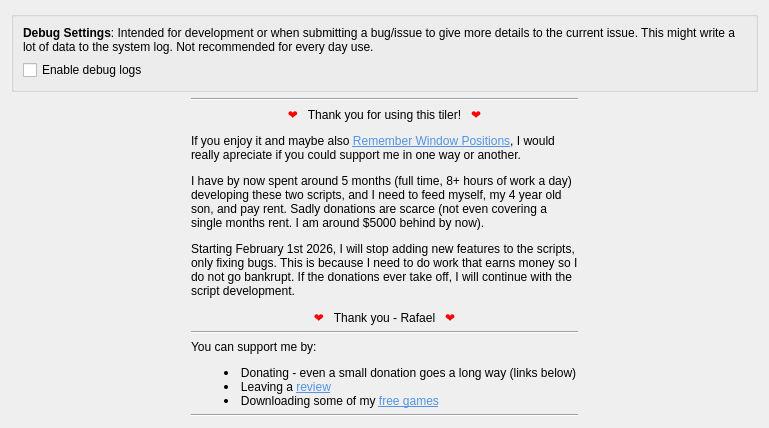
     <widget class="QWidget" name="tab_debug">
      <attribute name="icon">
       <iconset theme="applications-development"/>
      </attribute>
      <attribute name="title">
       <string>Other</string>
      </attribute>
      <layout class="QVBoxLayout" name="verticalLayout_3">
       <item>
        <widget class="QGroupBox" name="groupBox_debug">
         <property name="title">
          <string/>
         </property>
         <layout class="QVBoxLayout" name="verticalLayout_4">
          <item>
           <widget class="QLabel" name="label">
            <property name="text">
             <string>&lt;html&gt;&lt;head/&gt;&lt;body&gt;&lt;p&gt;&lt;span style=&quot; font-weight:700;&quot;&gt;Debug Settings&lt;/span&gt;: Intended for development or when submitting a bug/issue to give more details to the current issue. This might write a lot of data to the system log. Not recommended for every day use.&lt;/p&gt;&lt;/body&gt;&lt;/html&gt;</string>
            </property>
            <property name="wordWrap">
             <bool>true</bool>
            </property>
           </widget>
          </item>
          <item>
           <widget class="QCheckBox" name="kcfg_debugLogs">
            <property name="text">
             <string>Enable debug logs</string>
            </property>
           </widget>
          </item>
         </layout>
        </widget>
       </item>
       <item>
        <spacer name="verticalSpacer_3">
         <property name="orientation">
          <enum>Qt::Orientation::Vertical</enum>
         </property>
         <property name="sizeType">
          <enum>QSizePolicy::Policy::Expanding</enum>
         </property>
         <property name="sizeHint" stdset="0">
          <size>
           <width>0</width>
           <height>0</height>
          </size>
         </property>
        </spacer>
       </item>
       <item>
        <layout class="QHBoxLayout" name="horizontalLayout_2">
         <item>
          <spacer name="horizontalSpacer">
           <property name="orientation">
            <enum>Qt::Orientation::Horizontal</enum>
           </property>
           <property name="sizeType">
            <enum>QSizePolicy::Policy::Minimum</enum>
           </property>
           <property name="sizeHint" stdset="0">
            <size>
             <width>180</width>
             <height>20</height>
            </size>
           </property>
          </spacer>
         </item>
         <item>
          <layout class="QVBoxLayout" name="verticalLayout_21">
           <item>
            <widget class="Line" name="line_13">
             <property name="orientation">
              <enum>Qt::Orientation::Horizontal</enum>
             </property>
            </widget>
           </item>
           <item>
            <widget class="QLabel" name="label_63">
             <property name="sizePolicy">
              <sizepolicy hsizetype="MinimumExpanding" vsizetype="Minimum">
               <horstretch>0</horstretch>
               <verstretch>0</verstretch>
              </sizepolicy>
             </property>
             <property name="text">
              <string>&lt;html&gt;&lt;head/&gt;&lt;body&gt;&lt;p align=&quot;center&quot;&gt;&lt;span style=&quot; font-weight:700; color:#ff0000;&quot;&gt;❤   &lt;/span&gt;Thank you for using this tiler!&lt;span style=&quot; font-weight:700; color:#ff0000;&quot;&gt;   ❤&lt;/span&gt;&lt;/p&gt;&lt;p&gt;If you enjoy it and maybe also &lt;a href=&quot;https://store.kde.org/p/2324743&quot;&gt;&lt;span style=&quot; text-decoration: underline; color:#5294e2;&quot;&gt;Remember Window Positions&lt;/span&gt;&lt;/a&gt;, I would really apreciate if you could support me in one way or another.&lt;/p&gt;&lt;p&gt;I have by now spent around 5 months (full time, 8+ hours of work a day) developing these two scripts, and I need to feed myself, my 4 year old son, and pay rent. Sadly donations are scarce (not even covering a single months rent. I am around $5000 behind by now).&lt;/p&gt;&lt;p&gt;Starting February 1st 2026, I will stop adding new features to the scripts, only fixing bugs. This is because I need to do work that earns money so I do not go bankrupt. If the donations ever take off, I will continue with the script development.&lt;/p&gt;&lt;p align=&quot;center&quot;&gt;&lt;span style=&quot; font-weight:700; color:#ff0000;&quot;&gt;❤   &lt;/span&gt;Thank you - Rafael&lt;span style=&quot; font-weight:700; color:#ff0000;&quot;&gt;   ❤&lt;/span&gt;&lt;/p&gt;&lt;/body&gt;&lt;/html&gt;</string>
             </property>
             <property name="alignment">
              <set>Qt::AlignmentFlag::AlignLeading|Qt::AlignmentFlag::AlignLeft|Qt::AlignmentFlag::AlignVCenter</set>
             </property>
             <property name="wordWrap">
              <bool>true</bool>
             </property>
             <property name="openExternalLinks">
              <bool>true</bool>
             </property>
            </widget>
           </item>
           <item>
            <widget class="Line" name="line_12">
             <property name="orientation">
              <enum>Qt::Orientation::Horizontal</enum>
             </property>
            </widget>
           </item>
           <item>
            <layout class="QHBoxLayout" name="horizontalLayout_6">
             <item>
              <widget class="QLabel" name="label_64">
               <property name="text">
                <string>&lt;html&gt;&lt;head/&gt;&lt;body&gt;&lt;p&gt;You can support me by:&lt;/p&gt;&lt;ul style=&quot;margin-top: 0px; margin-bottom: 0px; margin-left: 0px; margin-right: 0px; -qt-list-indent: 1;&quot;&gt;&lt;li style=&quot; margin-top:0px; margin-bottom:0px; margin-left:0px; margin-right:0px; -qt-block-indent:0; text-indent:0px;&quot;&gt;   Donating - even a small donation goes a long way (links below)&lt;/li&gt;&lt;li style=&quot; margin-top:0px; margin-bottom:0px; margin-left:0px; margin-right:0px; -qt-block-indent:0; text-indent:0px;&quot;&gt;   Leaving a &lt;a href=&quot;https://store.kde.org/p/2334027&quot;&gt;&lt;span style=&quot; text-decoration: underline; color:#5294e2;&quot;&gt;review&lt;/span&gt;&lt;/a&gt;&lt;/li&gt;&lt;li style=&quot; margin-top:0px; margin-bottom:0px; margin-left:0px; margin-right:0px; -qt-block-indent:0; text-indent:0px;&quot;&gt;   Downloading some of my &lt;a href=&quot;https://rxweb.epizy.com/&quot;&gt;&lt;span style=&quot; text-decoration: underline; color:#5294e2;&quot;&gt;free games&lt;/span&gt;&lt;/a&gt;&lt;/li&gt;&lt;/ul&gt;&lt;/body&gt;&lt;/html&gt;</string>
               </property>
               <property name="wordWrap">
                <bool>true</bool>
               </property>
               <property name="openExternalLinks">
                <bool>true</bool>
               </property>
              </widget>
             </item>
            </layout>
           </item>
           <item>
            <widget class="Line" name="line_14">
             <property name="orientation">
              <enum>Qt::Orientation::Horizontal</enum>
             </property>
            </widget>
           </item>
          </layout>
         </item>
         <item>
          <spacer name="horizontalSpacer_2">
           <property name="orientation">
            <enum>Qt::Orientation::Horizontal</enum>
           </property>
           <property name="sizeType">
            <enum>QSizePolicy::Policy::Minimum</enum>
           </property>
           <property name="sizeHint" stdset="0">
            <size>
             <width>180</width>
             <height>20</height>
            </size>
           </property>
          </spacer>
         </item>
        </layout>
       </item>
       <item>
        <spacer name="verticalSpacer_debug">
         <property name="orientation">
          <enum>Qt::Orientation::Vertical</enum>
         </property>
         <property name="sizeType">
          <enum>QSizePolicy::Policy::Expanding</enum>
         </property>
         <property name="sizeHint" stdset="0">
          <size>
           <width>0</width>
           <height>0</height>
          </size>
         </property>
        </spacer>
       </item>
      </layout>
     </widget>
